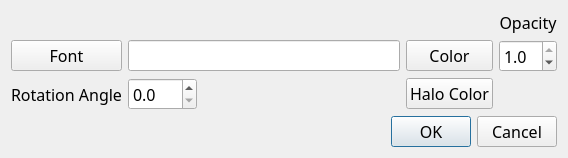
<?xml version="1.0" encoding="UTF-8"?>
<ui version="4.0">
 <class>CaptionInputDialog</class>
 <widget class="QDialog" name="CaptionInputDialog">
  <property name="geometry">
   <rect>
    <x>0</x>
    <y>0</y>
    <width>568</width>
    <height>135</height>
   </rect>
  </property>
  <property name="font">
   <font>
    <family>MS Reference Sans Serif</family>
    <pointsize>12</pointsize>
   </font>
  </property>
  <property name="windowTitle">
   <string>CaptionDialog</string>
  </property>
  <property name="toolTip">
   <string/>
  </property>
  <property name="whatsThis">
   <string>Add captions.
Once the captions are added, they can be edited, moved and animated.
Hover over a caption to activate it and press spacebar to edit it.
Users can display frame number - $#f, time step number in volume - $#v[0-3],
interpolated values - $n(value) and dial $d(value), within caption.

For $n(val) and $d(val), the values val will be interpolated for
inbetween frames.  In the case of $n, these values will be displayed
as numbers, where as in the case of $d, these values will be displayed
as a pie (0-360 degrees).  The values for pie can be greater than 360
or less than 0 - the pie displayed will change accordingly.  Caption
halocolor is used as background and color is used as foreground for
the pie, but these colors flip with the number of complete turns.

Dial will always be shown at the start of the text.

Example :
$4f will display frame numbers with padded 0s.
$3v0 will display time step number for volume 0.
$2v1 will display time step number for volume 1.
$d(90) will display quarter dial with halocolor as background.
$d(450) will also display quarter dial with halocolor as foreground.
&quot;Temperature : $n(3.032)&quot; will display &quot;Temperature :3.03&quot;
                    if &quot;floatprecision&quot; is set to 2.
&quot;Temperature : $n(3.032)&quot; will display &quot;Temperature :3&quot;
                    if &quot;floatprecision&quot; is set to 0.
If one keyframe has $n(val1) or $d(val1) and subsequent keyframe has
$n(val2) or $d(val2) then the intermediate frames will have interpolated
values between val1 and val2.
</string>
  </property>
  <layout class="QGridLayout" name="gridLayout">
   <item row="2" column="3">
    <widget class="QDoubleSpinBox" name="opacity">
     <property name="font">
      <font>
       <family>MS Reference Sans Serif</family>
       <pointsize>12</pointsize>
      </font>
     </property>
     <property name="decimals">
      <number>1</number>
     </property>
     <property name="maximum">
      <double>1.000000000000000</double>
     </property>
     <property name="singleStep">
      <double>0.100000000000000</double>
     </property>
     <property name="value">
      <double>1.000000000000000</double>
     </property>
    </widget>
   </item>
   <item row="3" column="1">
    <widget class="QDoubleSpinBox" name="angle">
     <property name="sizePolicy">
      <sizepolicy hsizetype="Fixed" vsizetype="Fixed">
       <horstretch>0</horstretch>
       <verstretch>0</verstretch>
      </sizepolicy>
     </property>
     <property name="font">
      <font>
       <family>MS Reference Sans Serif</family>
       <pointsize>12</pointsize>
      </font>
     </property>
     <property name="decimals">
      <number>1</number>
     </property>
     <property name="maximum">
      <double>360.000000000000000</double>
     </property>
    </widget>
   </item>
   <item row="2" column="1">
    <widget class="QLineEdit" name="text">
     <property name="font">
      <font>
       <family>MS Reference Sans Serif</family>
       <pointsize>12</pointsize>
      </font>
     </property>
    </widget>
   </item>
   <item row="2" column="0">
    <widget class="QPushButton" name="font">
     <property name="font">
      <font>
       <family>MS Reference Sans Serif</family>
       <pointsize>12</pointsize>
      </font>
     </property>
     <property name="text">
      <string>Font</string>
     </property>
    </widget>
   </item>
   <item row="3" column="2">
    <widget class="QPushButton" name="haloColor">
     <property name="font">
      <font>
       <family>MS Reference Sans Serif</family>
       <pointsize>12</pointsize>
      </font>
     </property>
     <property name="text">
      <string>Halo Color</string>
     </property>
    </widget>
   </item>
   <item row="4" column="0" colspan="4">
    <widget class="QDialogButtonBox" name="buttonBox">
     <property name="orientation">
      <enum>Qt::Horizontal</enum>
     </property>
     <property name="standardButtons">
      <set>QDialogButtonBox::Cancel|QDialogButtonBox::Ok</set>
     </property>
    </widget>
   </item>
   <item row="2" column="2">
    <widget class="QPushButton" name="color">
     <property name="font">
      <font>
       <family>MS Reference Sans Serif</family>
       <pointsize>12</pointsize>
      </font>
     </property>
     <property name="text">
      <string>Color</string>
     </property>
    </widget>
   </item>
   <item row="3" column="0">
    <widget class="QLabel" name="angleLabel">
     <property name="font">
      <font>
       <family>MS Reference Sans Serif</family>
       <pointsize>12</pointsize>
      </font>
     </property>
     <property name="layoutDirection">
      <enum>Qt::RightToLeft</enum>
     </property>
     <property name="text">
      <string>Rotation Angle</string>
     </property>
    </widget>
   </item>
   <item row="1" column="3">
    <widget class="QLabel" name="opacityLabel">
     <property name="sizePolicy">
      <sizepolicy hsizetype="Preferred" vsizetype="Fixed">
       <horstretch>0</horstretch>
       <verstretch>0</verstretch>
      </sizepolicy>
     </property>
     <property name="font">
      <font>
       <family>MS Reference Sans Serif</family>
       <pointsize>12</pointsize>
      </font>
     </property>
     <property name="text">
      <string>Opacity</string>
     </property>
     <property name="alignment">
      <set>Qt::AlignBottom|Qt::AlignHCenter</set>
     </property>
     <property name="indent">
      <number>0</number>
     </property>
    </widget>
   </item>
  </layout>
 </widget>
 <resources/>
 <connections>
  <connection>
   <sender>buttonBox</sender>
   <signal>accepted()</signal>
   <receiver>CaptionInputDialog</receiver>
   <slot>accept()</slot>
   <hints>
    <hint type="sourcelabel">
     <x>259</x>
     <y>188</y>
    </hint>
    <hint type="destinationlabel">
     <x>157</x>
     <y>274</y>
    </hint>
   </hints>
  </connection>
  <connection>
   <sender>buttonBox</sender>
   <signal>rejected()</signal>
   <receiver>CaptionInputDialog</receiver>
   <slot>reject()</slot>
   <hints>
    <hint type="sourcelabel">
     <x>327</x>
     <y>188</y>
    </hint>
    <hint type="destinationlabel">
     <x>286</x>
     <y>274</y>
    </hint>
   </hints>
  </connection>
 </connections>
</ui>
